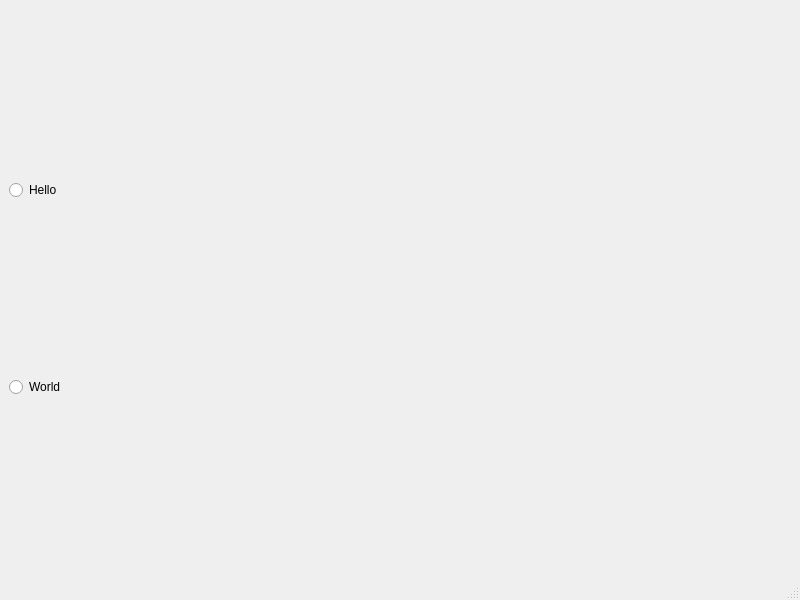
<?xml version="1.0" encoding="UTF-8"?>
<ui version="4.0">
 <class>MainWindow</class>
 <widget class="QMainWindow" name="MainWindow">
  <property name="geometry">
   <rect>
    <x>0</x>
    <y>0</y>
    <width>800</width>
    <height>600</height>
   </rect>
  </property>
  <property name="windowTitle">
   <string>MainWindow</string>
  </property>
  <widget class="QWidget" name="centralwidget">
   <layout class="QVBoxLayout" name="verticalLayout">
    <item>
     <widget class="QRadioButton" name="radioButton_2">
      <property name="text">
       <string>Hello</string>
      </property>
     </widget>
    </item>
    <item>
     <widget class="QRadioButton" name="radioButton">
      <property name="text">
       <string>World</string>
      </property>
     </widget>
    </item>
   </layout>
  </widget>
  <widget class="QMenuBar" name="menubar">
   <property name="geometry">
    <rect>
     <x>0</x>
     <y>0</y>
     <width>800</width>
     <height>27</height>
    </rect>
   </property>
  </widget>
  <widget class="QStatusBar" name="statusbar"/>
 </widget>
 <resources/>
 <connections/>
</ui>
